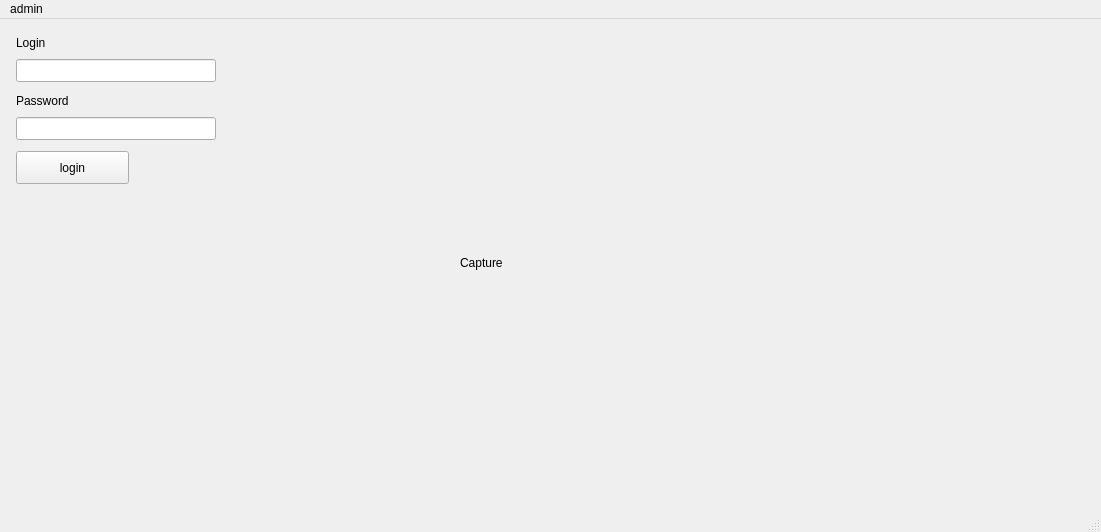
<?xml version="1.0" encoding="UTF-8"?>
<ui version="4.0">
 <class>MainWindow</class>
 <widget class="QMainWindow" name="MainWindow">
  <property name="geometry">
   <rect>
    <x>0</x>
    <y>0</y>
    <width>1101</width>
    <height>532</height>
   </rect>
  </property>
  <property name="windowTitle">
   <string>MainWindow</string>
  </property>
  <widget class="QWidget" name="centralWidget">
   <widget class="QPushButton" name="login_button">
    <property name="geometry">
     <rect>
      <x>16</x>
      <y>132</y>
      <width>113</width>
      <height>33</height>
     </rect>
    </property>
    <property name="text">
     <string>login</string>
    </property>
   </widget>
   <widget class="QLineEdit" name="login">
    <property name="geometry">
     <rect>
      <x>16</x>
      <y>40</y>
      <width>200</width>
      <height>23</height>
     </rect>
    </property>
   </widget>
   <widget class="QLineEdit" name="password">
    <property name="geometry">
     <rect>
      <x>16</x>
      <y>98</y>
      <width>200</width>
      <height>23</height>
     </rect>
    </property>
    <property name="echoMode">
     <enum>QLineEdit::Password</enum>
    </property>
   </widget>
   <widget class="QLabel" name="label">
    <property name="geometry">
     <rect>
      <x>16</x>
      <y>16</y>
      <width>109</width>
      <height>16</height>
     </rect>
    </property>
    <property name="text">
     <string>Login</string>
    </property>
   </widget>
   <widget class="QLabel" name="label_2">
    <property name="geometry">
     <rect>
      <x>16</x>
      <y>74</y>
      <width>109</width>
      <height>16</height>
     </rect>
    </property>
    <property name="text">
     <string>Password</string>
    </property>
   </widget>
   <widget class="QLabel" name="captured_image">
    <property name="geometry">
     <rect>
      <x>460</x>
      <y>4</y>
      <width>640</width>
      <height>480</height>
     </rect>
    </property>
    <property name="text">
     <string>Capture</string>
    </property>
   </widget>
   <widget class="QLabel" name="debug_info">
    <property name="geometry">
     <rect>
      <x>24</x>
      <y>168</y>
      <width>313</width>
      <height>101</height>
     </rect>
    </property>
    <property name="text">
     <string/>
    </property>
   </widget>
  </widget>
  <widget class="QMenuBar" name="menuBar">
   <property name="geometry">
    <rect>
     <x>0</x>
     <y>0</y>
     <width>1101</width>
     <height>20</height>
    </rect>
   </property>
   <widget class="QMenu" name="menuGhg">
    <property name="title">
     <string>admin</string>
    </property>
    <addaction name="actionAdd_user"/>
    <addaction name="actionDelete_user"/>
   </widget>
   <addaction name="menuGhg"/>
  </widget>
  <widget class="QStatusBar" name="statusBar"/>
  <action name="actionAdd_user">
   <property name="text">
    <string>add user</string>
   </property>
  </action>
  <action name="actionDelete_user">
   <property name="text">
    <string>delete user</string>
   </property>
  </action>
 </widget>
 <layoutdefault spacing="6" margin="11"/>
 <resources/>
 <connections/>
</ui>
